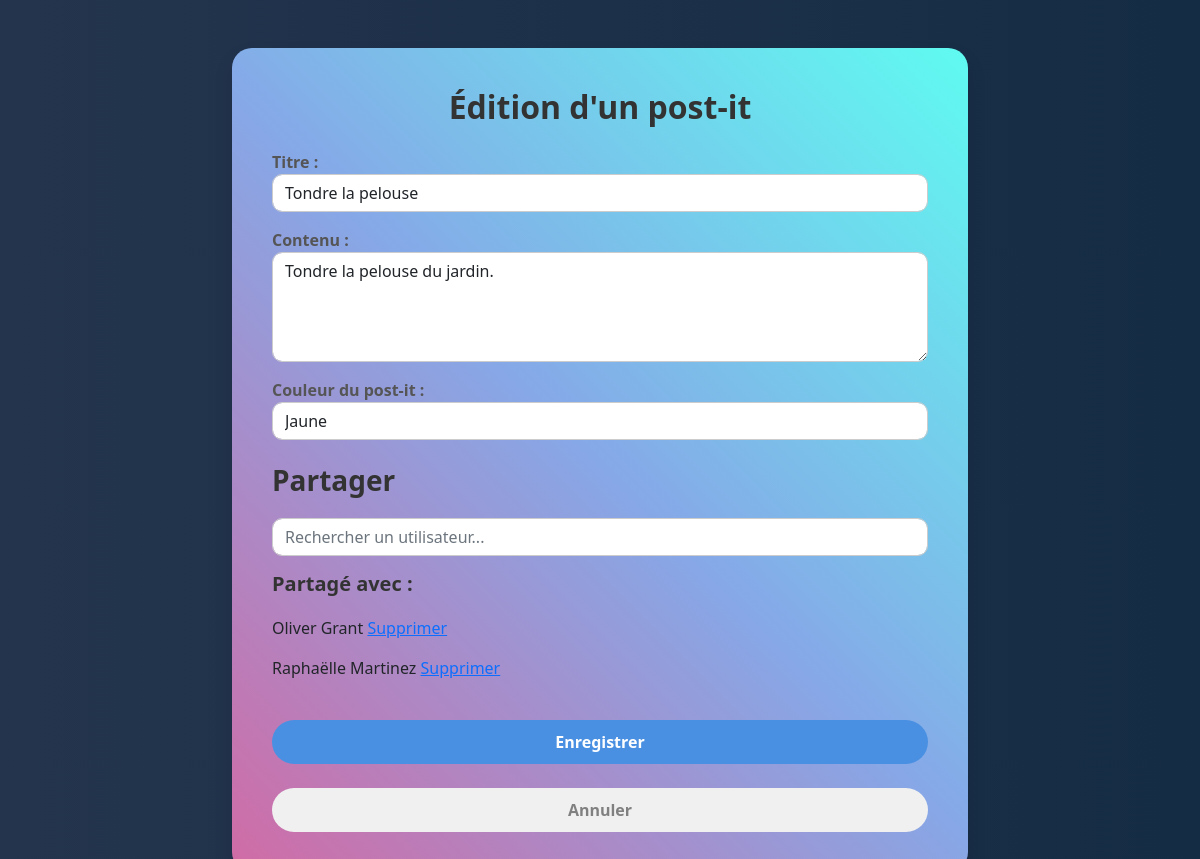
Screenshot of /creation_edition/create_postit.php?id=26 (signed in) with the database file from the repository.
### tables this page shows
CREATE TABLE IF NOT EXISTS `post_it` (
  `id_post_it` int(11) NOT NULL AUTO_INCREMENT,
  `id_proprietaire` int(11) NOT NULL,
  `titre` varchar(150) NOT NULL,
  `contenu` varchar(250) NOT NULL,
  `date_creation` datetime NOT NULL,
  `date_modification` datetime DEFAULT NULL,
  `couleur` enum('orange','rouge','vert','bleu','jaune','rose') DEFAULT 'jaune',
  PRIMARY KEY (`id_post_it`),
  KEY `fk_post_it_utilisateur` (`id_proprietaire`)
);

CREATE TABLE IF NOT EXISTS `utilisateur` (
  `id_utilisateur` int(11) NOT NULL AUTO_INCREMENT,
  `email` varchar(255) NOT NULL,
  `password` varchar(255) NOT NULL,
  `nom` varchar(255) NOT NULL,
  `prenom` varchar(255) NOT NULL,
  `pseudo` varchar(255) DEFAULT NULL,
  `date_naiss` date DEFAULT NULL,
  `remember_token` varchar(255) DEFAULT NULL,
  `token_expire` datetime DEFAULT NULL,
  `remember_ip` varchar(45) DEFAULT NULL,
  `remember_user_agent` text,
  PRIMARY KEY (`id_utilisateur`),
  UNIQUE KEY `email` (`email`)
);

### functions.php (called while the page is built, shortened)
<?php
function ConnexionDB(){
    $bdd = new PDO('mysql:host=127.0.0.1;dbname=app_post_it;charset=utf8', 'root', '');
    return $bdd;
}
function SelectInfoPostit($idPostit, $idUtilisateur) {
    $bdd = ConnexionDB();
    $infoPostit = $bdd->prepare("SELECT DISTINCT post_it.id_post_it, post_it.id_proprietaire,post_it.titre,post_it.contenu,post_it.date_creation,post_it.date_modification, utilisateur.nom, utilisateur.prenom, post_it.couleur FROM post_it JOIN utilisateur ON utilisateur.id_utilisateur = post_it.id_proprietaire LEFT JOIN post_it_partage ON post_it.id_post_it = post_it_partage.id_post_it WHERE post_it.id_post_it = ? AND (post_it.id_proprietaire = ? OR post_it_partage.id_user_partage = ?);
                                ");
    $infoPostit->execute(array($idPostit, $idUtilisateur, $idUtilisateur));
    return $infoPostit->fetch(PDO::FETCH_ASSOC);
}
function SelectUserPostitPartage($idPostit) {
    $bdd = ConnexionDB();
    $UserPartagePostit = $bdd->prepare("SELECT id_utilisateur, prenom, nom, pseudo from post_it_partage join utilisateur on utilisateur.id_utilisateur = post_it_partage.id_user_partage where id_post_it = ?");
    $UserPartagePostit->execute(array($idPostit));
    return $UserPartagePostit->fetchAll(PDO::FETCH_ASSOC);
}
?>

### creation_edition/create_postit.php (the view, shortened to what this page needs)
<?php
require_once("../functions.php");
$idPostit = null;
if (isset($_GET['id'])) {
    $idPostit = intval($_GET['id']);
    $SelectInfoPostit = SelectInfoPostit($idPostit,$_SESSION['idUser']);
    $userPostitPartage = SelectUserPostitPartage($idPostit);
}
if ($idPostit && isset($SelectInfoPostit['couleur'])) {
    $color = $SelectInfoPostit['couleur'];
}
else {
    $color = 'jaune';
}
?>
<!DOCTYPE html>
<html lang="fr">
<head>
    <link href="https://cdn.jsdelivr.net/npm/bootstrap@5.1.3/dist/css/bootstrap.min.css" rel="stylesheet">
    <link rel="stylesheet" href="https://cdnjs.cloudflare.com/ajax/libs/jqueryui/1.12.1/jquery-ui.min.css">
    <link rel="stylesheet" href="styles.css">
</head>
<body">
    <div class="container mt-5">
      <div class="row justify-content-center">
        <div class="col-sm-8">
          <div class="form-container">
          <h2 class="text-center mb-4">
            <?php
            if ($idPostit) {
                echo "Édition d'un post-it";
            }
            else {
                echo "Création d'un post-it";
            }
            ?>
            </h2>
            <form method="POST">
              <div class="form-group mb-3">
                <label>Titre :</label>
                <input class="form-control" type="text" id="title" placeholder="Max 150 caractères" name="title" value="<?= $idPostit ? htmlspecialchars($SelectInfoPostit['titre']) : '' ?>" maxlength="150">
              </div>
              <div class="form-group mb-3">
                <label>Contenu :</label>
                <textarea class="form-control" id="content" name="content" maxlength="600" rows="4" placeholder="Max 600 caractères"><?= $idPostit ? htmlspecialchars($SelectInfoPostit['contenu']) : '' ?></textarea>
              </div>
              <label for="couleur">Couleur du post-it :</label>
                <select class="form-control" name="couleur" id="couleur">
                    <?php if ($color == 'jaune') { ?>
                        <option value="jaune" selected>Jaune</option>
                    <?php }
                    else { ?>
                        <option value="jaune">Jaune</option>
                    <?php } ?>
                </select>
              <h3 class="mt-4">Partager</h3>
              <input type="text" id="search" class="form-control" placeholder="Rechercher un utilisateur...">
              <div class="selected-users mt-3">
                <h5>Partagé avec :</h5>
                <?php if (isset($_GET['id'])){ ?>
                  <?php foreach ($userPostitPartage as $user){ ?>
                    <p class="dates">
                      <?= $user['prenom'] ?> <?= $user['nom'] ?>
                      <a href="create_postit.php?id=<?= $idPostit ?>&deleteSharedUser=<?= $user['id_utilisateur']?>">Supprimer</a>
                    </p>
                  <?php }
                   } ?>
              </div>
              <button class="btn-connexion w-100 mt-4" name="save">Enregistrer</button>
            </form>
              <a href="../index.php">
                <button class="btn-cancel w-100 mt-4">Annuler</button>
              </a>
          </div>
        </div>
      </div>
    </div>
    <br>
</body>
</html>

### creation_edition/styles.css (style rules this page uses)
.form-container { background: linear-gradient(45deg, #D16BA5, #86A8E7, #5FFBF1); border-radius: 20px; padding: 40px; box-shadow: 0px 10px 20px rgba(0, 0, 0, 0.1); }
h2, h3, h5 { font-weight: 700; margin-bottom: 20px; color: #333; }
label { font-weight: 600; color: #555; }
.form-control { border-radius: 10px; border: 1px solid #ccc; transition: all 0.2s ease-in-out; }
.btn-connexion { background-color: #4A90E2; color: white; border: none; padding: 10px 20px; border-radius: 25px; font-weight: bold; transition: background-color 0.3s ease; }
.btn-cancel { background-color: #F0F0F0; color: grey; border: none; padding: 10px 20px; border-radius: 25px; font-weight: bold; transition: background-color 0.3s ease; }

### rows the page displays
post_it: title "Tondre la pelouse", content "Tondre la pelouse du jardin.", couleur "Jaune"
utilisateur: prenom "Oliver", nom "Grant"
utilisateur: prenom "Raphaëlle", nom "Martinez"
